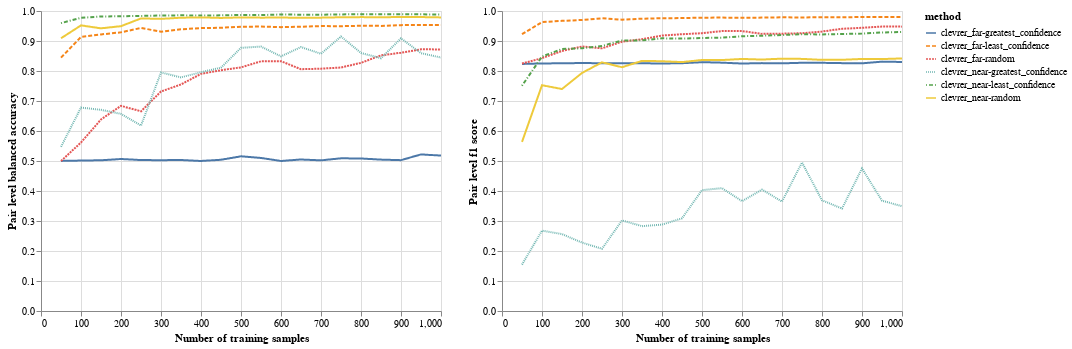

Notebook cell for this chart:
### Markdown cell above
# Near model and Far model

### Code cell
output_dir = "/gscratch/balazinska/enhaoz/complex_event_video/src/outputs/"
output_files = ["clevrer_far/2.0-least_confidence-original-random_forest.txt", "clevrer_far/2.0-greatest_confidence-original-random_forest.txt", "clevrer_far/2.0-random-original-random_forest.txt", "clevrer_near/1.0-least_confidence-original-random_forest.txt", "clevrer_near/1.0-greatest_confidence-original-random_forest.txt", "clevrer_near/1.0-random-original-random_forest.txt"]
method_names = ["clevrer_far-least_confidence", "clevrer_far-greatest_confidence", "clevrer_far-random", "clevrer_near-least_confidence", "clevrer_near-greatest_confidence", "clevrer_near-random"]
table = []
for idx, output_file in enumerate(output_files):
    # Read json file
    with open(os.path.join(output_dir, output_file), "r") as f:
        data = json.loads(f.read())
        for i in range(0, len(data), 3):
            row1 = data[i]
            row2 = data[i+1]
            row3 = data[i+2]
            m = re.match('training with (.*) data: ', row1)
            num_train = int(m.group(1))
            m = re.match('\[evaluation pair level\] balanced_accuracy: (?P<balanced_accuracy>.*); f1_score: (?P<f1>.*); tn, fp, fn, tp: (?P<tn>.*), (?P<fp>.*), (?P<fn>.*), (?P<tp>.*)', row2)
            pair_level_balanced_accuracy = float(m.group('balanced_accuracy'))
            pair_level_f1 = float(m.group('f1'))
            pair_level_tn = int(m.group('tn'))
            pair_level_fp = int(m.group('fp'))
            pair_level_fn = int(m.group('fn'))
            pair_level_tp = int(m.group('tp'))
            m = re.match('\[evaluation frame level\] balanced_accuracy: (?P<balanced_accuracy>.*); f1_score: (?P<f1>.*); tn, fp, fn, tp: (?P<tn>.*), (?P<fp>.*), (?P<fn>.*), (?P<tp>.*)', row3)
            frame_level_balanced_accuracy = float(m.group('balanced_accuracy'))
            frame_level_f1 = float(m.group('f1'))
            frame_level_tn = int(m.group('tn'))
            frame_level_fp = int(m.group('fp'))
            frame_level_fn = int(m.group('fn'))
            frame_level_tp = int(m.group('tp'))
            table.append([method_names[idx], num_train, pair_level_balanced_accuracy, pair_level_f1, pair_level_tn, pair_level_fp, pair_level_fn, pair_level_tp, frame_level_balanced_accuracy, frame_level_f1, frame_level_tn, frame_level_fp, frame_level_fn, frame_level_tp])
df = pd.DataFrame(table, columns = ['method', 'num_train', 'pair_level_balanced_accuracy', 'pair_level_f1', 'pair_level_tn', 'pair_level_fp', 'pair_level_fn', 'pair_level_tp', 'frame_level_balanced_accuracy', 'frame_level_f1', 'frame_level_tn', 'frame_level_fp', 'frame_level_fn', 'frame_level_tp'])
    
pair_level_balanced_accuracy_plot = alt.Chart(df).mark_line().encode(
    x=alt.X('num_train', title='Number of training samples'),
    y=alt.Y('pair_level_balanced_accuracy', title='Pair level balanced accuracy'), 
    color=alt.Color('method'),
    strokeDash=alt.StrokeDash('method'),
    tooltip=['method', 'num_train', alt.Tooltip('pair_level_balanced_accuracy', title="balanced acc")]
)

pair_level_f1_plot = alt.Chart(df).mark_line().encode(
    x=alt.X('num_train', title='Number of training samples'),
    y=alt.Y('pair_level_f1', title='Pair level f1 score'),
    # scale=alt.Scale(domain=[0.7, 1])
    color=alt.Color('method'),
    strokeDash=alt.StrokeDash('method'),
    tooltip=['method', 'num_train', alt.Tooltip('pair_level_f1', title="F1 score")]
)

pair_level_balanced_accuracy_plot | pair_level_f1_plot
